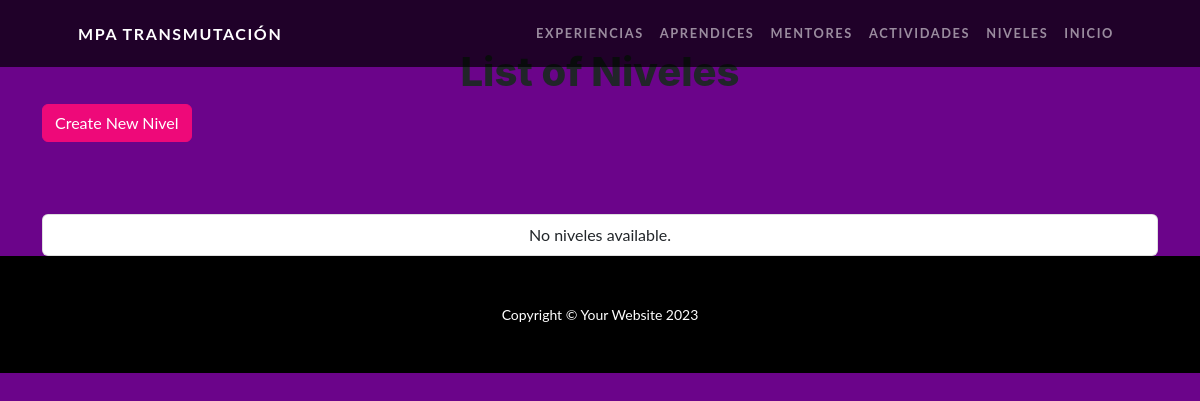
Before: /niveles/ with the older database file.
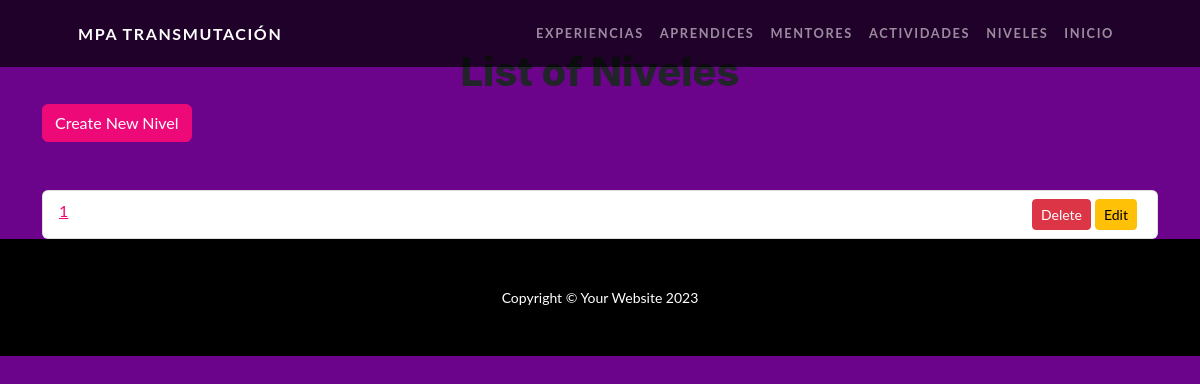
After: the same page with the newer database file.
### myapp1/models.py (models this page shows, shortened)
class NivelDeAprendizaje(models.Model):
    nombre = models.CharField(max_length=30)

### myapp1/views.py (the view)
# urls.py: path('niveles/', views.nivel_list, name='nivel_list'),
def nivel_list(request):
    niveles = NivelDeAprendizaje.objects.all()
    return render(request, 'myapp1/nivel_list.html', {'niveles': niveles})

### myapp1/templates/myapp1/nivel_list.html (shortened to what this page needs)
{% extends "myapp1/base.html" %}
{% block content %}
<div class="container">
    <h1 class="text-center mt-5">List of Niveles</h1>
    <a class="btn btn-primary mb-5" href="{% url 'nivel_create' %}">Create New Nivel</a>
    <ul class="list-group">
        {% for nivel in niveles %}
        <li class="list-group-item">
            <a href="{% url 'nivel_detail' nivel.pk %}">{{ nivel.nombre }}</a>
            <a class="btn btn-warning btn-sm float-end mx-1" href="{% url 'nivel_update' nivel.pk %}">Edit</a>
            <a class="btn btn-danger btn-sm float-end" href="{% url 'nivel_delete' nivel.pk %}">Delete</a>
        </li>
        {% empty %}
        <li class="list-group-item text-center mt-4">No niveles available.</li>
        {% endfor %}
    </ul>
</div>
{% endblock %}

Changed rows visible on the page:
added NivelDeAprendizaje: nombre "1"
Other visible differences:
text no longer shown: "No niveles available."
